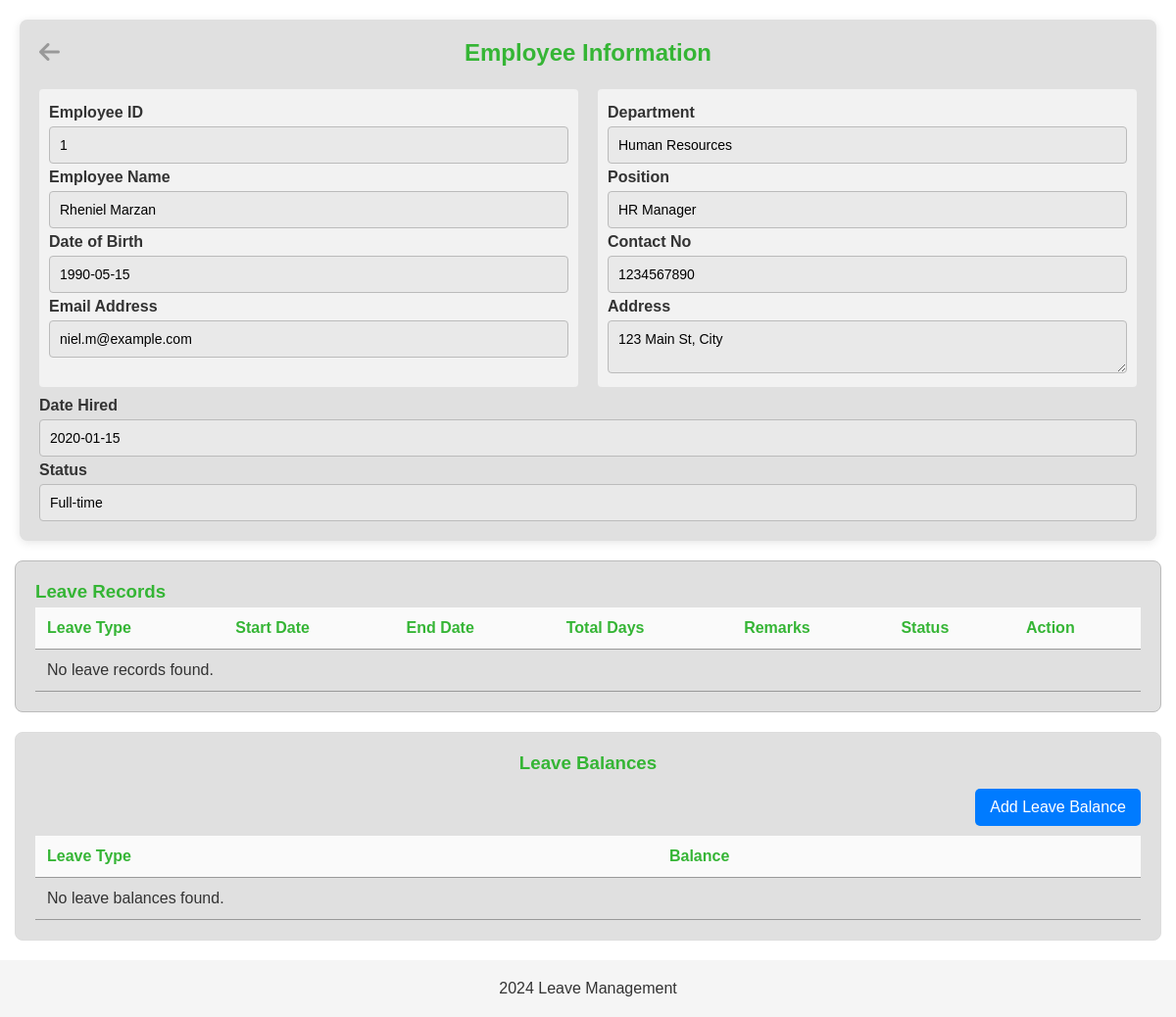
The app's page /admin/manage-leave.php?employee_id=1 (signed in) with its own data.
### tables this page shows
CREATE TABLE IF NOT EXISTS employee_info (
    employee_id INT(11) AUTO_INCREMENT PRIMARY KEY,
    employee_name VARCHAR(100) NOT NULL,
    department_id INT(11) NOT NULL,  
    position VARCHAR(50) NOT NULL,
    date_of_birth DATE NOT NULL,
    contact_no VARCHAR(15) NOT NULL,
    email_address VARCHAR(100) NOT NULL,
    address VARCHAR(255) NOT NULL,
    date_hired DATE NOT NULL,
    status VARCHAR(20) NOT NULL,
    FOREIGN KEY (department_id) REFERENCES departments(department_id) 
);

CREATE TABLE IF NOT EXISTS departments (
    department_id INT(11) AUTO_INCREMENT PRIMARY KEY,
    department_name VARCHAR(100) NOT NULL
);

### admin/manage-leave.php (the view, shortened to what this page needs)
<?php
include '../config.php';
if (isset($_GET['employee_id'])) {
    $employee_id = $_GET['employee_id'];
    $query = "
        SELECT ei.*, d.department_name
        FROM employee_info ei
        JOIN departments d ON ei.department_id = d.department_id
        WHERE ei.employee_id = ?";
    $stmt = $conn->prepare($query);
    $stmt->bind_param("i", $employee_id);
    $stmt->execute();
    $result = $stmt->get_result();
    $employee_info = $result->fetch_assoc();
    $leave_records = [];
    $leave_balances = [];
    $leave_query = "
        SELECT el.record_id, el.leave_id, lt.leave_type, el.start_date, el.end_date, el.total_days, el.remarks, el.status
        FROM employee_leave_records el
        JOIN leave_types lt ON el.leave_id = lt.leave_id
        WHERE el.employee_id = ?";
    $leave_stmt = $conn->prepare($leave_query);
    $leave_stmt->bind_param("i", $employee_id);
    $leave_stmt->execute();
    $leave_result = $leave_stmt->get_result();
    $leave_records = $leave_result->fetch_all(MYSQLI_ASSOC);
    $balance_query = "
        SELECT elb.leave_code, lt.leave_type, elb.balance
        FROM employee_leave_balances elb
        JOIN leave_types lt ON elb.leave_code = lt.leave_code
        WHERE elb.employee_id = ?";
    $balance_stmt = $conn->prepare($balance_query);
    $balance_stmt->bind_param("i", $employee_id);
    $balance_stmt->execute();
    $balance_result = $balance_stmt->get_result();
    $leave_balances = $balance_result->fetch_all(MYSQLI_ASSOC);
}
?>
<!DOCTYPE html>
<html lang="en">
<head>
    <link rel="stylesheet" href="../css/employee-leave-records.css">
    <link rel="stylesheet" href="https://cdnjs.cloudflare.com/ajax/libs/font-awesome/6.0.0-beta3/css/all.min.css">
</head>
<body>
<main>
    <?php if (isset($employee_info)): ?>
        <div class="employee-info-panel">
            <a href="leave-record.php" class="back-button"><i class="fas fa-arrow-left"></i></a>
            <center><h2>Employee Information</h2><br></center>
            <form class="employee-info-form">
                <div class="form-group">
                    <div class="form-column">
                        <label for="employee_id">Employee ID</label>
                        <input type="text" id="employee_id" value="<?php echo htmlspecialchars($employee_info['employee_id']); ?>" readonly>
                        <label for="employee_name">Employee Name</label>
                        <input type="text" id="employee_name" value="<?php echo htmlspecialchars($employee_info['employee_name']); ?>" readonly>
                        <label for="date_of_birth">Date of Birth</label>
                        <input type="text" id="date_of_birth" value="<?php echo htmlspecialchars($employee_info['date_of_birth']); ?>" readonly>
                        <label for="email_address">Email Address</label>
                        <input type="email" id="email_address" value="<?php echo htmlspecialchars($employee_info['email_address']); ?>" readonly>
                    </div>
                    <div class="form-column">
                        <label for="department">Department</label>
                        <input type="text" id="department" value="<?php echo htmlspecialchars($employee_info['department_name']); ?>" readonly>
                        <label for="position">Position</label>
                        <input type="text" id="position" value="<?php echo htmlspecialchars($employee_info['position']); ?>" readonly>
                        <label for="contact_no">Contact No</label>
                        <input type="text" id="contact_no" value="<?php echo htmlspecialchars($employee_info['contact_no']); ?>" readonly>
                        <label for="address">Address</label>
                        <textarea id="address" readonly><?php echo htmlspecialchars($employee_info['address']); ?></textarea>
                    </div>
                </div>
                <div class="form-group">
                    <label for="date_hired">Date Hired</label>
                    <input type="text" id="date_hired" value="<?php echo htmlspecialchars($employee_info['date_hired']); ?>" readonly>
                    <label for="status">Status</label>
                    <input type="text" id="status" value="<?php echo htmlspecialchars($employee_info['status']); ?>" readonly>
                </div>
            </form>
        </div>
        <div class="records-panel">
            <h3>Leave Records</h3>
            <table>
                <thead>
                    <tr>
                        <th>Leave Type</th>
                        <th>Start Date</th>
                        <th>End Date</th>
                        <th>Total Days</th>
                        <th>Remarks</th>
                        <th>Status</th>
                        <th>Action</th>
                    </tr>
                </thead>
                <tbody>
                    <?php if (!empty($leave_records)): ?>
                        <?php foreach ($leave_records as $record): ?>
                            <tr>
                                <td><?php echo htmlspecialchars($record['leave_type']); ?></td>
                                <td><?php echo htmlspecialchars($record['start_date']); ?></td>
                                <td><?php echo htmlspecialchars($record['end_date']); ?></td>
                                <td><?php echo htmlspecialchars($record['total_days']); ?></td>
                                <td><?php echo htmlspecialchars($record['remarks']); ?></td>
                                <td><?php echo htmlspecialchars($record['status']); ?></td>
                                <td>
                                    <form action="delete-leave-records.php" method="POST" onsubmit="return confirm('Are you sure you want to delete this leave record?');">
                                        <input type="hidden" name="record_id" value="<?php echo $record['record_id']; ?>">
                                        <button type="submit" class="delete-button">Delete</button>
                                    </form>
                                </td>
                            </tr>
                        <?php endforeach; ?>
                    <?php else: ?>
                        <tr>
                            <td colspan="7">No leave records found.</td>
                        </tr>
                    <?php endif; ?>
                </tbody>
            </table>
        </div>
        <center>
<div class="balances-panel">
    <h3>Leave Balances</h3>
    <?php if (!in_array($employee_info['status'], ['Part-time', 'Contractual'])): ?>
    <button id="add-leave-balance-btn">Add Leave Balance</button>
<?php endif; ?>
    <table>
        <thead>
            <tr>
                <th>Leave Type</th>
                <th>Balance</th>
            </tr>
        </thead>
        <tbody>
            <?php if (!empty($leave_balances)): ?>
                <?php foreach ($leave_balances as $balance): ?>
                    <tr>
                        <td><?php echo htmlspecialchars($balance['leave_type']); ?></td>
                        <td><?php echo htmlspecialchars($balance['balance']); ?></td>
                    </tr>
                <?php endforeach; ?>
            <?php else: ?>
                <tr>
                    <td colspan="2">No leave balances found.</td>
                </tr>
            <?php endif; ?>
        </tbody>
    </table>
</div>
</center>
    <?php else: ?>
        <p>Employee information not found.</p>
    <?php endif; ?>
</main>
<footer>
    <p>2024 Leave Management</p>
</footer>
</body>
</html>

### css/employee-leave-records.css (style rules this page uses)
* { margin: 0; padding: 0; box-sizing: border-box; font-family: Arial, sans-serif; }
body { padding: 0; margin: 0; background-color: #ffffff; color: #333333; font-family: Arial, sans-serif; }
.employee-info-panel { position: relative; background-color: #e0e0e0; border-radius: 8px; box-shadow: 0 2px 10px rgba(0, 0, 0, 0.1); margin: 20px; padding: 20px; display: flex; flex-direction: column; color: #35B535; }
.employee-info-form { display: flex; flex-wrap: wrap; }
.form-group { margin-top: 5px; display: flex; flex-direction: row; flex-wrap: wrap; width: 100%; }
.form-column { flex: 1; min-width: 250px; margin-right: 20px; padding: 10px; background-color: #f2f2f2; border-radius: 4px; }
.form-column:last-child { margin-right: 0; }
.form-group label { margin-top: 5px; font-weight: bold; margin-bottom: 5px; display: block; color: #333; }
.form-group input, .form-group textarea { width: 100%; padding: 10px; border: 1px solid #bbb; border-radius: 4px; font-size: 14px; }
.form-group input[readonly], .form-group textarea[readonly] { background-color: #e9e9e9; }
footer { text-align: center; padding: 20px; background-color: #f5f5f5; margin-top: 20px; }
.back-button { position: absolute; left: 20px; top: 20px; color: #999; font-size: 24px; text-decoration: none; }
.records-panel { align-items: center; margin-left: 15px; margin-right: 15px; width: 97.5%; padding: 20px; background-color: #e0e0e0; border: 1px solid #bbb; border-radius: 8px; }
.leave-credits-panel h3, .records-panel h3 { margin-bottom: 5px; color: #35B535; }
table { width: 100%; border-collapse: collapse; }
th, td { padding: 12px; text-align: left; border-bottom: 1px solid #999; }
th { color: #35B535; background-color: #fafafa; }
.balances-panel { background-color: #e0e0e0; width: 97.5%; border: 1px solid #ddd; border-radius: 8px; padding: 20px; margin-top: 20px; }
.balances-panel h3 { margin-bottom: 15px; }
.balances-panel table { width: 100%; border-collapse: collapse; }
.balances-panel th, .balances-panel td { padding: 12px; text-align: left; }
.balances-panel th { background-color: #fafafa; }
.balances-panel h3 { color: #35B535; }
#add-leave-balance-btn { background-color: #007bff; color: white; border: none; float: right; margin-bottom: 10px; border-radius: 5px; padding: 10px 15px; cursor: pointer; font-size: 16px; transition: background-color 0.3s ease; }

### records on screen
employee_info: employee_id "1", employee_name "Rheniel Marzan", date_of_birth "1990-05-15", email_address "niel.m@example.com", department.department_name "Human Resources", position "HR Manager", contact_no "1234567890", address "123 Main St, City", date_hired "2020-01-15", status "Full-time"
